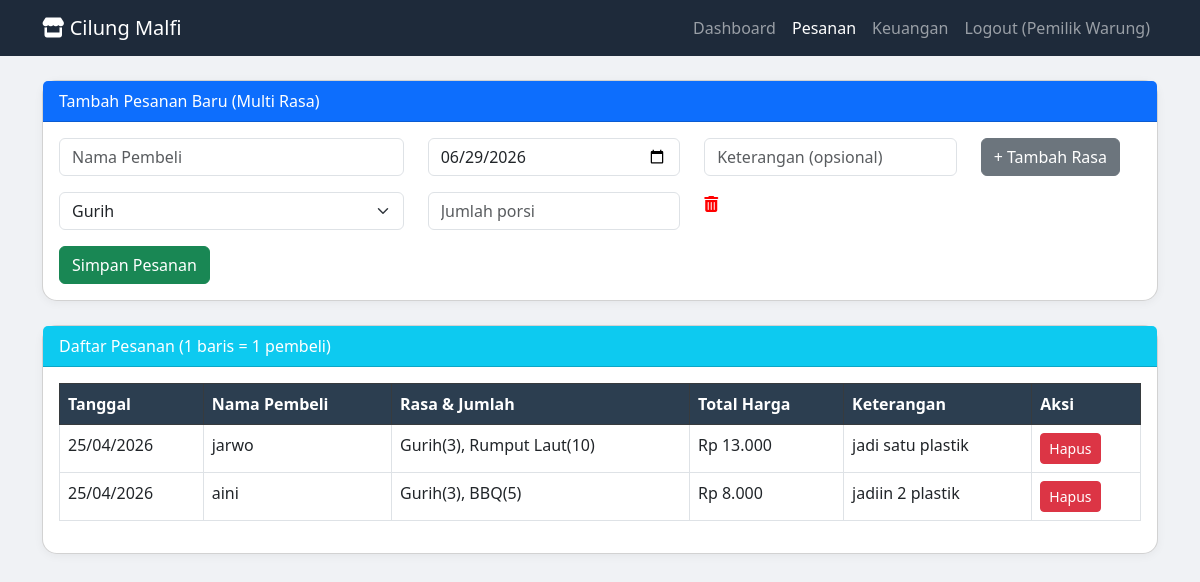
The page /pesanan.php (signed in) on the database its author committed.
### tables this page shows
CREATE TABLE `pesanan` (
  `id` int(11) NOT NULL,
  `tanggal` date NOT NULL,
  `nama_pembeli` varchar(100) NOT NULL,
  `user_id` int(11) DEFAULT NULL,
  `total_harga` decimal(10,2) NOT NULL,
  `keterangan` text DEFAULT NULL
);

### pesanan.php (the view, shortened to what this page needs)
<?php
include 'config.php';
$role = $_SESSION['role'];
if ($role == 'admin') {
    $query = "SELECT p.id, p.tanggal, p.nama_pembeli, p.total_harga, p.keterangan,
                     GROUP_CONCAT(CONCAT(d.rasa, '(', d.jumlah_porsi, ')') SEPARATOR ', ') AS daftar_rasa
              FROM pesanan p
              LEFT JOIN detail_pesanan d ON p.id = d.pesanan_id
              GROUP BY p.id
              ORDER BY p.tanggal DESC, p.id DESC";
}
$pesanan = $conn->query($query);
?>
<!DOCTYPE html>
<html lang="id">
<head>
    <link href="https://cdn.jsdelivr.net/npm/bootstrap@5.3.0/dist/css/bootstrap.min.css" rel="stylesheet">
    <link rel="stylesheet" href="https://cdnjs.cloudflare.com/ajax/libs/font-awesome/6.0.0/css/all.min.css">
</head>
<body>
<nav class="navbar navbar-expand-lg navbar-dark">
    <div class="container">
        <a class="navbar-brand" href="index.php"><i class="fas fa-store"></i> Cilung Malfi</a>
        <ul class="navbar-nav ms-auto">
            <li class="nav-item"><a class="nav-link" href="index.php">Dashboard</a></li>
            <li class="nav-item"><a class="nav-link active" href="pesanan.php">Pesanan</a></li>
            <?php if($role == 'admin') echo '<li class="nav-item"><a class="nav-link" href="keuangan.php">Keuangan</a></li>'; ?>
            <li class="nav-item"><a class="nav-link" href="logout.php">Logout (<?= $_SESSION['nama_lengkap'] ?>)</a></li>
        </ul>
    </div>
</nav>
<div class="container mt-4">
    <div class="card mb-4">
        <div class="card-header bg-primary text-white">Tambah Pesanan Baru (Multi Rasa)</div>
        <div class="card-body">
            <form action="proses_pesanan.php" method="POST">
                <div class="row mb-3">
                    <div class="col-md-4">
                        <input type="text" name="nama_pembeli" class="form-control" placeholder="Nama Pembeli" required>
                    </div>
                    <div class="col-md-3">
                        <input type="date" name="tanggal" class="form-control" value="<?= date('Y-m-d') ?>" required>
                    </div>
                    <div class="col-md-3">
                        <input type="text" name="keterangan" class="form-control" placeholder="Keterangan (opsional)">
                    </div>
                    <div class="col-md-2">
                        <button type="button" id="tambahRasa" class="btn btn-secondary">+ Tambah Rasa</button>
                    </div>
                </div>
                <div id="daftarRasa">
                    <div class="row row-rasa mb-2">
                        <div class="col-md-4">
                            <select name="rasa[]" class="form-select" required>
                                <option value="Gurih">Gurih</option>
                            </select>
                        </div>
                        <div class="col-md-3">
                            <input type="number" name="jumlah_porsi[]" class="form-control" placeholder="Jumlah porsi" min="1" required>
                        </div>
                        <div class="col-md-1">
                            <i class="fas fa-trash-alt remove-row" style="cursor:pointer; color:red;"></i>
                        </div>
                    </div>
                </div>
                <button type="submit" class="btn btn-success mt-2">Simpan Pesanan</button>
            </form>
        </div>
    </div>
    <div class="card">
        <div class="card-header bg-info text-white">Daftar Pesanan (1 baris = 1 pembeli)</div>
        <div class="card-body">
            <div class="table-responsive">
                <table class="table table-bordered">
                    <thead class="table-dark">
                        <tr>
                            <th>Tanggal</th>
                            <th>Nama Pembeli</th>
                            <th>Rasa & Jumlah</th>
                            <th>Total Harga</th>
                            <th>Keterangan</th>
                            <?php if($role == 'admin') echo '<th>Aksi</th>'; ?>
                        </tr>
                    </thead>
                    <tbody>
                        <?php if($pesanan->num_rows == 0): ?>
                            <tr><td colspan="<?= ($role=='admin')?6:5 ?>" class="text-center">Belum ada pesanan</td></tr>
                        <?php else: ?>
                            <?php while($row = $pesanan->fetch_assoc()): ?>
                            <tr>
                                <td><?= date('d/m/Y', strtotime($row['tanggal'])) ?></td>
                                <td><?= htmlspecialchars($row['nama_pembeli']) ?></td>
                                <td><?= $row['daftar_rasa'] ?></td>
                                <td>Rp <?= number_format($row['total_harga'], 0, ',', '.') ?></td>
                                <td><?= htmlspecialchars($row['keterangan']) ?: '-' ?></td>
                                <?php if($role == 'admin'): ?>
                                <td><a href="hapus_pesanan.php?id=<?= $row['id'] ?>" class="btn btn-sm btn-danger" onclick="return confirm('Hapus pesanan ini?')">Hapus</a></td>
                                <?php endif; ?>
                            </tr>
                            <?php endwhile; ?>
                        <?php endif; ?>
                    </tbody>
                </table>
            </div>
        </div>
    </div>
</div>
</body>
</html>

### pesanan.php (style rules this page uses)
body { background: #f0f2f5; }
.navbar { background: #1e2a3a; }
.card { border-radius: 15px; box-shadow: 0 2px 10px rgba(0,0,0,0.05); }
.table th { background: #2c3e50; color: white; }

### rows shown on the page
pesanan: tanggal "25/04/2026", nama_pembeli "jarwo", daftar_rasa "Gurih(3), Rumput Laut(10)", total_harga "13.000", keterangan "jadi satu plastik"
pesanan: tanggal "25/04/2026", nama_pembeli "aini", daftar_rasa "Gurih(3), BBQ(5)", total_harga "8.000", keterangan "jadiin 2 plastik"

### other values the page prints
$_SESSION['nama_lengkap'] "Pemilik Warung"
